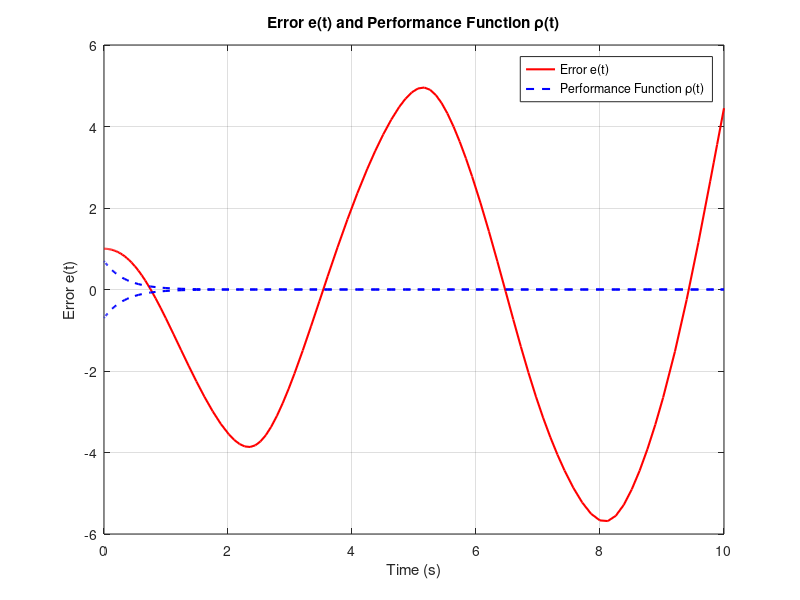

The MATLAB script that drew this image:
% 定义系统参数
rho_0 = 0.7;
rho_inf = 1e-3;
l = 3;
k = 5;

% 时间设置
tspan = [0 10];
y0 = [0 0]; % 初始状态

% 期望输出
yd = @(t) cos(t);
dyd = @(t) -sin(t);
ddyd = @(t) -cos(t);
% 性能函数
rho = @(t) (rho_0 - rho_inf) * exp(-l * t) + rho_inf;

% 状态方程
f = @(t, y) [y(2); ...
    y(1) + 2*sin(y(2)) + dyd(t) + rho(t) * (k*(yd(t) - y(1))/rho(t) + (yd(t) - y(1))*(-l*rho(t))/(rho(t)^2))];

% 求解微分方程
[t, y] = ode45(f, tspan, y0);

% 计算误差
e = yd(t) - y(:,1);
rho_vals = rho(t);

% 画图
figure;
plot(t, e, 'r', 'LineWidth', 1.5);
hold on;
plot(t, rho_vals, 'b--', 'LineWidth', 1.5);
plot(t, -rho_vals, 'b--', 'LineWidth', 1.5);
xlabel('Time (s)');
ylabel('Error e(t)');
legend('Error e(t)', 'Performance Function \rho(t)');
title('Error e(t) and Performance Function \rho(t)');
grid on;
